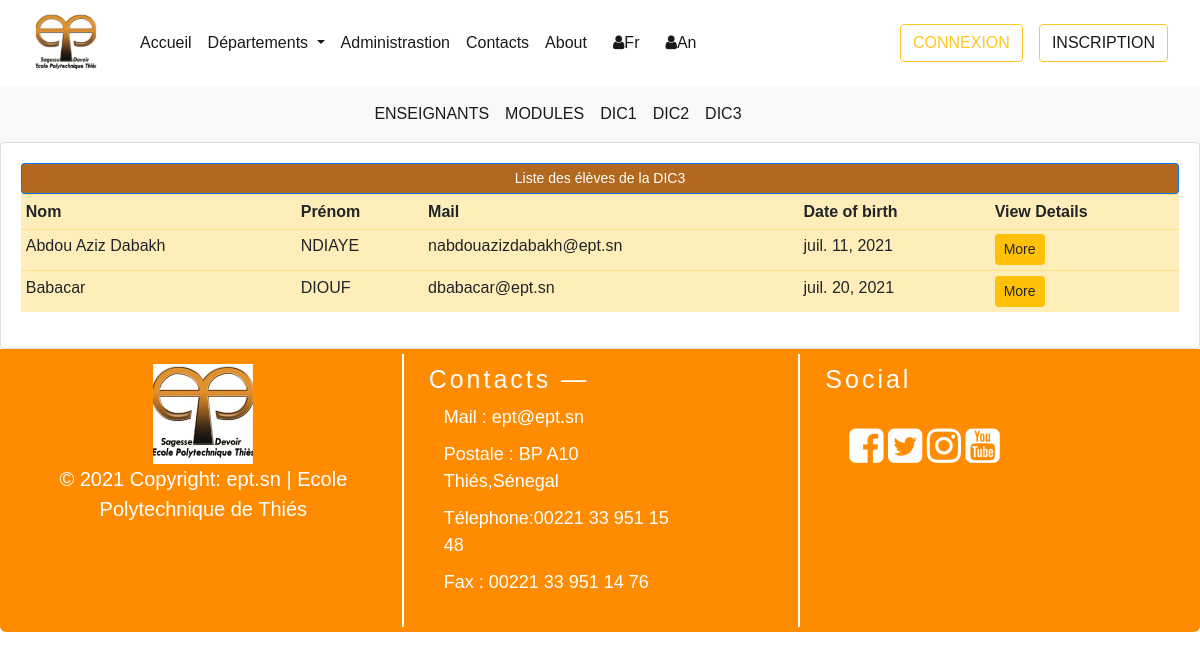
Screenshot of /fr/departement/civil/dic3 with the database file from the repository.
### departements/models.py (models this page shows, shortened)
class Utilisateur(models.Model):  # COMM0N
    first_name = models.CharField(max_length=300, null=True)
    last_name = models.CharField(max_length=300, null=True)
    mail_user =  models.EmailField(max_length=300, null= True)
    class Meta:
        abstract = True

class EtudiantModel(Utilisateur):  # STUDENT
    CATEGORY = (
            ('GIT', 'GIT'),
            ('GEM', 'GEM'),
            ('GC', 'GC'),
            ('AERO', 'AERO'),
            ('TC', 'TC')
        )
    LEVEL = (
            ('TC1', 'TC1'),
            ('TC2', 'TC2'),
            ('DIC1', 'DIC1'),
            ('DIC2', 'DIC2'),
            ('DIC3', 'DIC3')
        )
    date_of_birth = models.DateField(null=True)
    place_of_birth = models.CharField(max_length=300, null=True)
    depart = models.CharField(max_length = 200, null = True, choices = CATEGORY)
    ma_classe = models.CharField(max_length = 200, null = True, choices = LEVEL )
    class Meta :
        verbose_name = "Etudiant"

### departements/views.py (the view)
# urls.py: path("departement/civil/dic3", dic3_civil, name = "dic3_civil"),
def dic3_civil(request):
    students = EtudiantModel.objects.filter(ma_classe = 'DIC3').filter(depart = 'GC')
    context = {'students': students, "classe" : "DIC3"}
    return render(request, "departements/dept_civil/dic3.html", context)

### templates/departements/dept_civil/dic3.html (shortened to what this page needs)
{% extends "home/base.html" %}
{% block content %}
{% include 'departements/dept_civil/menu_nav_dep_civil.html' %}
<div class="container">
    <div class="row">
        <div class="col-md-12">
            <div class="card card-body">
                <span class="btn btn-primary btn-sm btn-block" style="background-color:#b2681e;">Liste des élèves de la {{classe}} </span>
                <table class="table table-sm table-warning">
                    <tr>
                        <th>Nom</th>
                        <th>Prénom</th>
                        <th>Mail</th>
                        <th>Date of birth</th>
                        <th>View Details</th>
                    </tr>
                    {% for student in students %}
                        <tr>
                            <td>{{ student.first_name }}</td>
                            <td>{{ student.last_name |upper }}</td>
                            <td>{{ student.mail_user }}</td>
                            <td>{{ student.date_of_birth }}</td>
                            <td><a class="btn btn-sm btn-warning" href="{% url 'dic3civil_details' student.id %}">More</a></td>
                        </tr>
                    {% endfor%}
                </table>
            </div>
        </div>
    </div>
{% endblock %}

### templates/home/connexion.html (style rules this page uses)
body { font-family: Arial, Helvetica, sans-serif; }

### rows the page displays
EtudiantModel: first_name "Abdou Aziz Dabakh", last_name "NDIAYE", mail_user "nabdouazizdabakh@ept.sn", date_of_birth "juil. 11, 2021"
EtudiantModel: first_name "Babacar", last_name "DIOUF", mail_user "dbabacar@ept.sn", date_of_birth "juil. 20, 2021"

### other values shown
{{ classe }} "DIC3"
